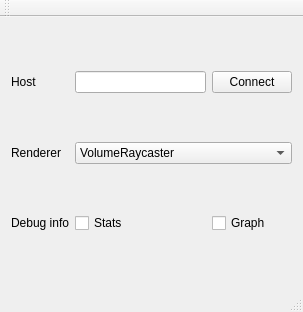
<?xml version="1.0" encoding="UTF-8"?>
<ui version="4.0">
 <class>MainWindow</class>
 <widget class="QMainWindow" name="MainWindow">
  <property name="geometry">
   <rect>
    <x>0</x>
    <y>0</y>
    <width>303</width>
    <height>312</height>
   </rect>
  </property>
  <property name="windowTitle">
   <string>MainWindow</string>
  </property>
  <widget class="QWidget" name="centralWidget">
   <layout class="QGridLayout" name="gridLayout">
    <item row="5" column="2">
     <widget class="QCheckBox" name="_graphCheckBox">
      <property name="text">
       <string>Graph</string>
      </property>
     </widget>
    </item>
    <item row="3" column="1" colspan="2">
     <widget class="QComboBox" name="_renderComboBox">
      <item>
       <property name="text">
        <string>VolumeRaycaster</string>
       </property>
      </item>
      <item>
       <property name="text">
        <string>Flare</string>
       </property>
      </item>
     </widget>
    </item>
    <item row="2" column="2">
     <widget class="QPushButton" name="_connectButton">
      <property name="text">
       <string>Connect</string>
      </property>
     </widget>
    </item>
    <item row="5" column="1">
     <widget class="QCheckBox" name="_statsCheckBox">
      <property name="text">
       <string>Stats</string>
      </property>
     </widget>
    </item>
    <item row="5" column="0">
     <widget class="QLabel" name="_debugLabel">
      <property name="text">
       <string>Debug info</string>
      </property>
     </widget>
    </item>
    <item row="3" column="0">
     <widget class="QLabel" name="_renderLabel">
      <property name="text">
       <string>Renderer</string>
      </property>
     </widget>
    </item>
    <item row="2" column="1">
     <widget class="QLineEdit" name="_hostEdit"/>
    </item>
    <item row="2" column="0">
     <widget class="QLabel" name="_hostLabel">
      <property name="text">
       <string>Host</string>
      </property>
     </widget>
    </item>
   </layout>
  </widget>
  <widget class="QMenuBar" name="menuBar">
   <property name="geometry">
    <rect>
     <x>0</x>
     <y>0</y>
     <width>303</width>
     <height>20</height>
    </rect>
   </property>
  </widget>
  <widget class="QToolBar" name="mainToolBar">
   <attribute name="toolBarArea">
    <enum>TopToolBarArea</enum>
   </attribute>
   <attribute name="toolBarBreak">
    <bool>false</bool>
   </attribute>
  </widget>
  <widget class="QStatusBar" name="statusBar"/>
 </widget>
 <layoutdefault spacing="6" margin="11"/>
 <resources/>
 <connections/>
</ui>
